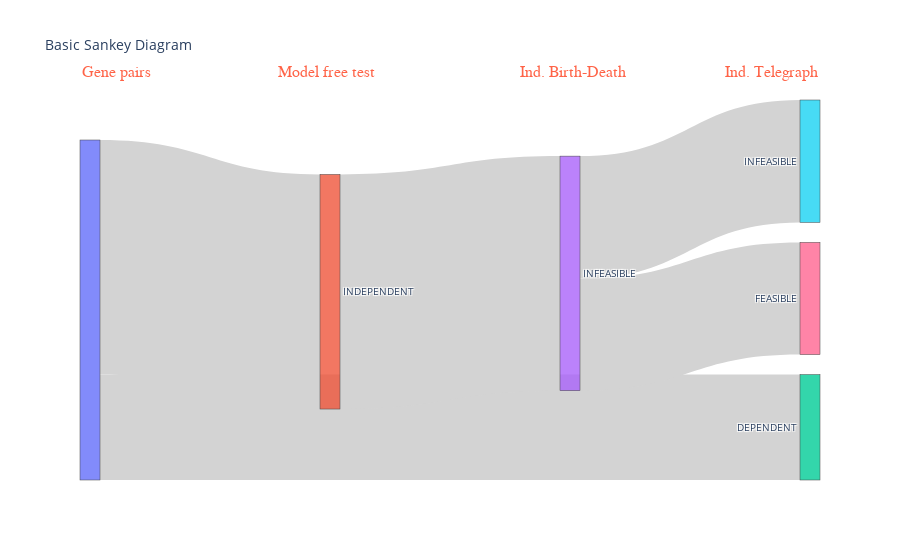

The notebook cell this image was saved under:
### Code cell
sankey_from_df(result_summary_ind)

### Figure 1 — Plotly figure (JSON) as saved in the notebook; plotly's stock layout.template omitted (floating-point values rounded to 4 significant figures)
{"data": [{"link": {"color": "lightgrey", "source": [0, 0, 1, 1, 2, 2, 3, 3, 3, 4, 4, 4], "target": [1, 2, 3, 4, 3, 4, 5, 6, 7, 5, 6, 7], "value": [69, 31, 69, 0, 0, 0, 36, 33, 0, 0, 0, 0]}, "node": {"label": ["", "INDEPENDENT", "DEPENDENT", "INFEASIBLE", "nan", "INFEASIBLE", "FEASIBLE", "nan"]}, "type": "sankey"}], "layout": {"annotations": [{"align": "center", "font": {"color": "tomato", "family": "Courier New, monospace", "size": 16}, "showarrow": false, "text": "Gene pairs", "x": 0, "xref": "paper", "y": 1.1, "yref": "paper"}, {"align": "center", "font": {"color": "tomato", "family": "Courier New, monospace", "size": 16}, "showarrow": false, "text": "Model free test", "x": 0.3333, "xref": "paper", "y": 1.1, "yref": "paper"}, {"align": "center", "font": {"color": "tomato", "family": "Courier New, monospace", "size": 16}, "showarrow": false, "text": "Ind. Birth-Death", "x": 0.6667, "xref": "paper", "y": 1.1, "yref": "paper"}, {"align": "center", "font": {"color": "tomato", "family": "Courier New, monospace", "size": 16}, "showarrow": false, "text": "Ind. Telegraph", "x": 1, "xref": "paper", "y": 1.1, "yref": "paper"}], "font": {"size": 10}, "plot_bgcolor": "rgba(0,0,0,0)", "title": {"text": "Basic Sankey Diagram"}, "xaxis": {"showgrid": false, "visible": false, "zeroline": false}, "yaxis": {"showgrid": false, "visible": false, "zeroline": false}}}
